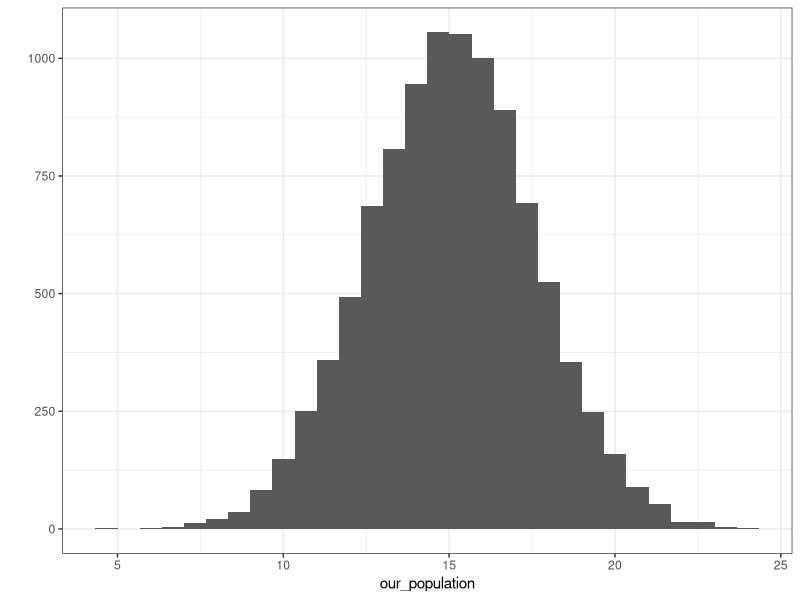
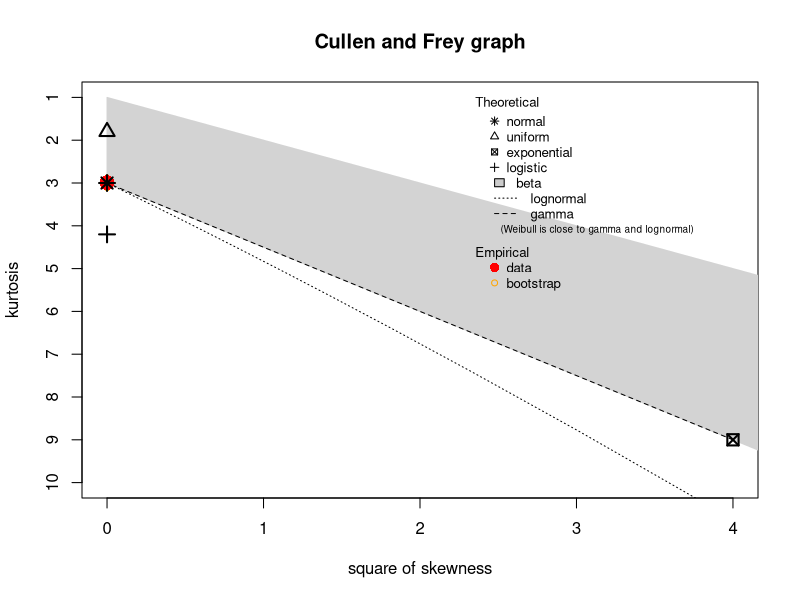
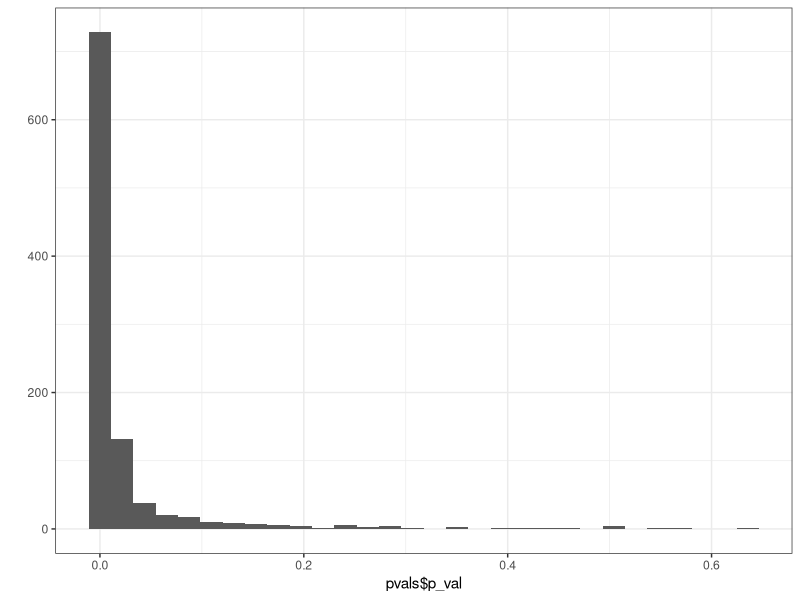

Generate these figures, in order, with R:
#Fun with P Values

library(ggplot2)
library(fitdistrplus)
library(dplyr)
theme_set(theme_bw())

set.seed(132533)
our_population <- rnorm(10000, 15, 2.5)
qplot(our_population)

descdist(our_population, discrete = F, boot = 500)

psampler <- function (x, boot = 500, mean = 0, test_size = 100) {
  pvals <- c()
  bootstrap <- seq(0, boot)
  for (i in 1:length(bootstrap)) {
    rand_sample <- sample(x, size = test_size, replace = FALSE)
    test <- t.test(rand_sample, mu = mean)
    pval <- test$p.value
    pvals <- append(pvals, pval)
  }
  df <- data.frame(samp_num = bootstrap, p_val = pvals)
  psub <- subset(pvals, pvals > 0.05)
  print(paste("The bootstrapped false positive rate is:",round(length(psub)/length(bootstrap),5)*100,"%"))
  return(df)
}

pvals <- psampler(our_population, boot = 1000, mean = 14, test_size = 60)
qplot(pvals$p_val)
